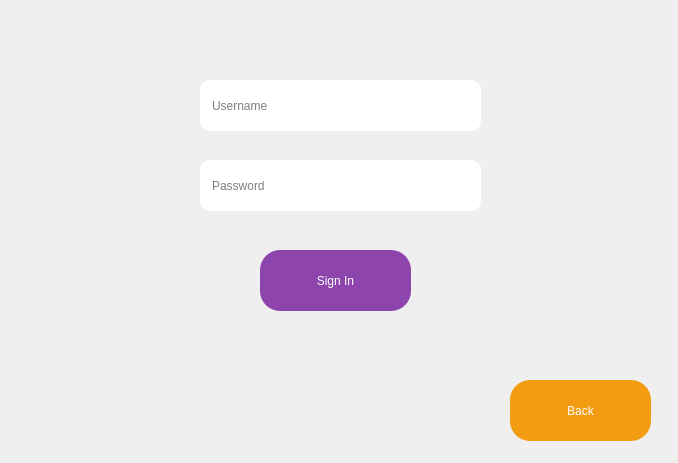
<?xml version="1.0" encoding="UTF-8"?>
<ui version="4.0">
 <class>EnterWindow</class>
 <widget class="QWidget" name="EnterWindow">
  <property name="geometry">
   <rect>
    <x>0</x>
    <y>0</y>
    <width>678</width>
    <height>463</height>
   </rect>
  </property>
  <property name="windowTitle">
   <string>Вход</string>
  </property>
  <widget class="QLineEdit" name="usernameLineEdit">
   <property name="geometry">
    <rect>
     <x>200</x>
     <y>80</y>
     <width>281</width>
     <height>51</height>
    </rect>
   </property>
   <property name="styleSheet">
    <string notr="true">
                    QLineEdit {
                    border-radius: 10px;
                    padding: 10px;
                    }
                </string>
   </property>
   <property name="text">
    <string/>
   </property>
   <property name="placeholderText">
    <string>Username</string>
   </property>
  </widget>
  <widget class="QLineEdit" name="passwordLineEdit">
   <property name="geometry">
    <rect>
     <x>200</x>
     <y>160</y>
     <width>281</width>
     <height>51</height>
    </rect>
   </property>
   <property name="styleSheet">
    <string notr="true">
                    QLineEdit {
                    border-radius: 10px;
                    padding: 10px;
                    }
                </string>
   </property>
   <property name="text">
    <string/>
   </property>
   <property name="echoMode">
    <enum>QLineEdit::EchoMode::Password</enum>
   </property>
   <property name="placeholderText">
    <string>Password</string>
   </property>
  </widget>
  <widget class="QPushButton" name="loginButton">
   <property name="geometry">
    <rect>
     <x>260</x>
     <y>250</y>
     <width>151</width>
     <height>61</height>
    </rect>
   </property>
   <property name="styleSheet">
    <string notr="true">      QPushButton {
          background-color: #8E44AD;
          color: white;
          border-radius: 20px;
          padding: 10px;
      }
      QPushButton:hover {
          background-color: #E67E22;
      }
     </string>
   </property>
   <property name="text">
    <string>Sign In</string>
   </property>
  </widget>
  <widget class="QPushButton" name="backButton">
   <property name="geometry">
    <rect>
     <x>510</x>
     <y>380</y>
     <width>141</width>
     <height>61</height>
    </rect>
   </property>
   <property name="styleSheet">
    <string>
      QPushButton {
          background-color: #F39C12;
          color: white;
          border-radius: 20px;
          padding: 10px;
      }
      QPushButton:hover {
          background-color: #E67E22;
      }
     </string>
   </property>
   <property name="text">
    <string>Back</string>
   </property>
  </widget>
 </widget>
 <resources/>
 <connections/>
</ui>
